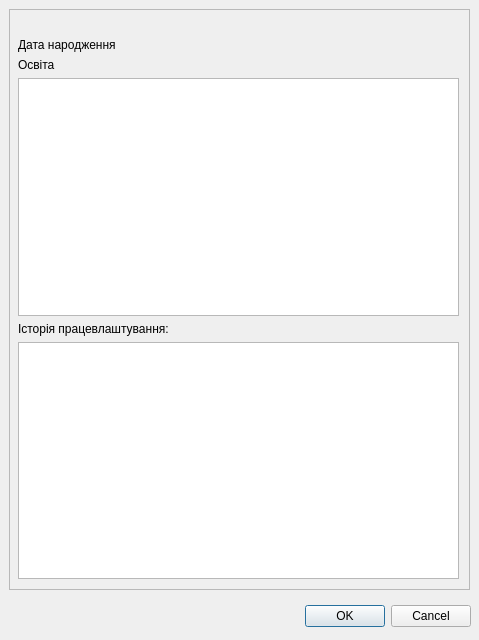
<?xml version="1.0" encoding="UTF-8"?>
<ui version="4.0">
 <class>Dialog_showStaffProfile</class>
 <widget class="QDialog" name="Dialog_showStaffProfile">
  <property name="geometry">
   <rect>
    <x>0</x>
    <y>0</y>
    <width>479</width>
    <height>640</height>
   </rect>
  </property>
  <property name="windowTitle">
   <string>Профіль працівника</string>
  </property>
  <property name="modal">
   <bool>true</bool>
  </property>
  <widget class="QDialogButtonBox" name="buttonBox">
   <property name="geometry">
    <rect>
     <x>10</x>
     <y>600</y>
     <width>461</width>
     <height>32</height>
    </rect>
   </property>
   <property name="orientation">
    <enum>Qt::Horizontal</enum>
   </property>
   <property name="standardButtons">
    <set>QDialogButtonBox::Cancel|QDialogButtonBox::Ok</set>
   </property>
  </widget>
  <widget class="QFrame" name="frame">
   <property name="geometry">
    <rect>
     <x>9</x>
     <y>9</y>
     <width>461</width>
     <height>581</height>
    </rect>
   </property>
   <property name="frameShape">
    <enum>QFrame::StyledPanel</enum>
   </property>
   <property name="frameShadow">
    <enum>QFrame::Raised</enum>
   </property>
   <widget class="QWidget" name="verticalLayoutWidget">
    <property name="geometry">
     <rect>
      <x>9</x>
      <y>9</y>
      <width>441</width>
      <height>561</height>
     </rect>
    </property>
    <layout class="QVBoxLayout" name="verticalLayout">
     <item>
      <widget class="QLabel" name="staffNameSurname">
       <property name="text">
        <string/>
       </property>
       <property name="alignment">
        <set>Qt::AlignCenter</set>
       </property>
      </widget>
     </item>
     <item>
      <layout class="QGridLayout" name="gridLayout">
       <item row="1" column="1">
        <widget class="QLabel" name="staffEdu">
         <property name="text">
          <string/>
         </property>
        </widget>
       </item>
       <item row="1" column="0">
        <widget class="QLabel" name="label">
         <property name="text">
          <string>Освіта</string>
         </property>
        </widget>
       </item>
       <item row="0" column="0">
        <widget class="QLabel" name="label_2">
         <property name="text">
          <string>Дата народження</string>
         </property>
        </widget>
       </item>
       <item row="0" column="1">
        <widget class="QLabel" name="staffAge">
         <property name="text">
          <string/>
         </property>
        </widget>
       </item>
      </layout>
     </item>
     <item>
      <widget class="QTableView" name="skillsTable"/>
     </item>
     <item>
      <widget class="QLabel" name="label_3">
       <property name="text">
        <string>Історія працевлаштування:</string>
       </property>
      </widget>
     </item>
     <item>
      <widget class="QTableView" name="workHistoryTable"/>
     </item>
    </layout>
   </widget>
  </widget>
 </widget>
 <resources/>
 <connections>
  <connection>
   <sender>buttonBox</sender>
   <signal>accepted()</signal>
   <receiver>Dialog_showStaffProfile</receiver>
   <slot>accept()</slot>
   <hints>
    <hint type="sourcelabel">
     <x>248</x>
     <y>254</y>
    </hint>
    <hint type="destinationlabel">
     <x>157</x>
     <y>274</y>
    </hint>
   </hints>
  </connection>
  <connection>
   <sender>buttonBox</sender>
   <signal>rejected()</signal>
   <receiver>Dialog_showStaffProfile</receiver>
   <slot>reject()</slot>
   <hints>
    <hint type="sourcelabel">
     <x>316</x>
     <y>260</y>
    </hint>
    <hint type="destinationlabel">
     <x>286</x>
     <y>274</y>
    </hint>
   </hints>
  </connection>
 </connections>
</ui>
